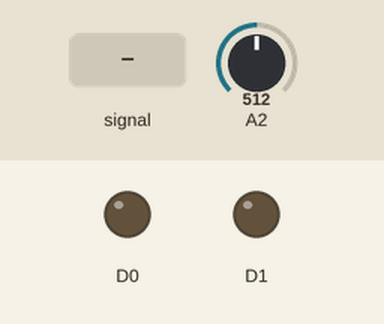
Simulated run of this program. Board: Seeed XIAO (SAMD21). Shown: output pins drawn as LEDs (lit = HIGH). The inputs (shaded band) are chosen by the test bench; at power-on: A2 = 512 (analog values on the 0–1023 scale). What the program prints to the serial monitor is not drawn.

Above: at 1.2 s.
Timing chart, 0 to 1.3 s (numbered marks = the images above; inputs shaded):
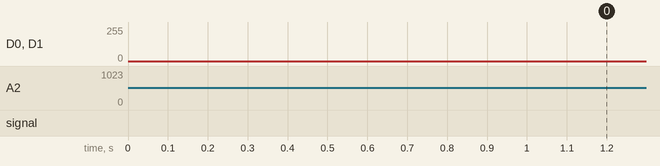

The program:

main.cpp
```cpp
#ifdef INCLUDE_ARDUINO_H
#include <Arduino.h>
// On VS Code with PlatformIO the explicit include of Arduino.h is required
// The macro INCLUDE_ARDUINO_H is defined in platformio.ini for PlatformIO
// In case of Arduino IDE one would discard the file platformio.ini and there
// would be no macro INCLUDE_ARDUINO_H
#endif

#include <array>

constexpr uint16_t TABLE_SIZE= 500;
constexpr float pi = 3.14159265359f;
constexpr float f= 50.0f;

constexpr float _abs(float x) {
    return (x < 0) ? -x : x;
}

// ! Cave: Recursion
constexpr float _mod2pi(float x) {
    return (x < 0.0) ? _mod2pi(x + 2.0 * pi) : ((x > 2.0 * pi) ? _mod2pi(x - 2.0 * pi) : x);
}

// sine between 0 and pi/2
// !! use it only for x between 0 and pi/2
// cutted taylor expansion
// incomplete Horner scheme to evaluate the polynomial
constexpr float pricipalFlankOfSine(float x) {
    return (_abs(x - 0.25 * pi) > 0.25 * pi) ? -10.0 :
        (x * (1.0 - x * x / 6.0 * (1.0 - x * x / 20.0 * (1.0 - x * x / 42.0 * (1.0 - x * x / 72.0 * (1.0 - x * x / 110.0))))));
}

// sine between 0 and pi, the positive segment
constexpr float positiveSine(float x) {
    return (_abs(x - 0.25 * pi) <= 0.25 * pi) ? pricipalFlankOfSine(x) :
        ((_abs(x - 0.75 * pi) <= 0.25 * pi) ? pricipalFlankOfSine(pi - x) : -10.0);
}

// sine between pi and 2*pi, the negative segment
constexpr float negativeSine(float x) {
    return (_abs(x - 1.25 * pi) <= 0.25 * pi) ? -pricipalFlankOfSine(x - pi) :
        ((_abs(x - 1.75 * pi) <= 0.25 * pi) ? -pricipalFlankOfSine(2.0 * pi - x) : -10.0);
}

// overall sine between 0 and 2*pi
constexpr float sine(float x) {
    return (_abs(_mod2pi(x) - 0.5 * pi) <= 0.5 * pi) ? positiveSine(_mod2pi(x)) : negativeSine(_mod2pi(x));
}

// sine for integer argument and ...
// ... with integer result values between 0 and 1023
// uses TABLE_SIZE as global constant
constexpr unsigned int tenBitSine(unsigned int n) {
    return (unsigned int)(1023 * 0.5 * (1.0 + sine(2.0 * pi * (float)n / TABLE_SIZE)));
}

// This is from here: https://de.wikipedia.org/wiki/C%2B%2B-Metaprogrammierung
// More precisely: https://de.wikipedia.org/wiki/C%2B%2B-Metaprogrammierung#Generierung_statischer_Tabellen_zur_Kompilierungszeit

/**
 * Variadisches Template für die rekursive Hilfs-Struktur.
 */
template<int INDEX = 0, int ...D>
struct Helper : Helper<INDEX + 1, D..., tenBitSine(INDEX)> { };

/**
 * Spezialisierung des Templates um bei einer Größe von TABLE_SIZE die Rekursion zu beenden.
 */
template<int ...D>
struct Helper<TABLE_SIZE, D...> {
    static constexpr std::array<int, TABLE_SIZE> table = { D... };
};

constexpr std::array<int, TABLE_SIZE> table = Helper<>::table;

enum {
    FOUR = table[2] // Nutzung zur Kompilierungszeit
};

void setup()
{
  analogWriteResolution(10); // Set analog out resolution to max, 10-bits
  analogReadResolution(12); // Set analog input resolution to max, 12-bits
  pinMode(A1,OUTPUT);

  Serial.begin(9600);
}

void loop()
{
  for (uint16_t n = 0; n < TABLE_SIZE; ++n)
  {
    auto y= table[n];
    analogWrite(A0, y); // DAC Output
    analogWrite(A1, y); // PWM Output

    auto rd= analogRead(A2);
    float scal= static_cast<float>(rd)/4096.0;
    float ts= static_cast<float>(1.0/(TABLE_SIZE*scal*f));
    delayMicroseconds((int)1000000*ts);

    //Serial Print Section
    Serial.print(y);
    Serial.print("  ");
    Serial.print(rd);
    Serial.println();
  }
}
```
